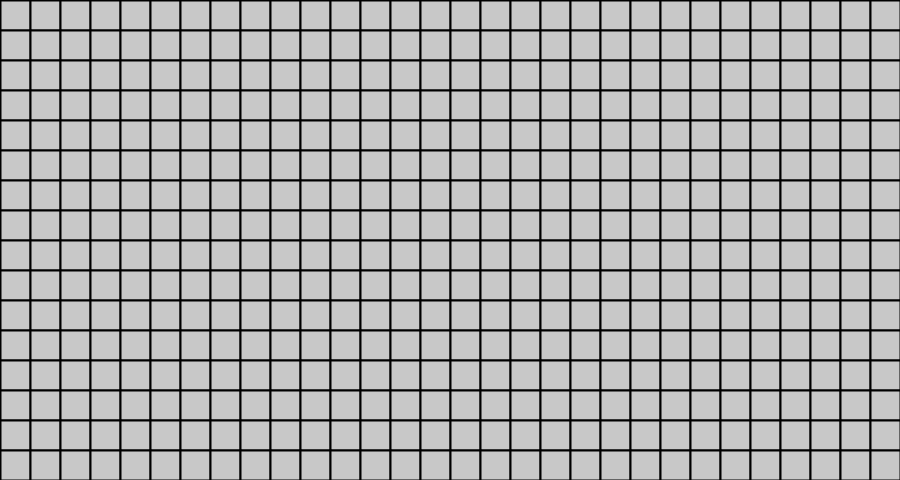
Frame 1 (no input)
Frame 60 (the mouse pressed at the canvas centre just before this capture): identical to frame 1, image omitted
Frame 120 (the mouse held since frame 60 and released just before this capture): identical to frame 1, image omitted

The Processing sketch that drew this single still picture (run headless with seeded random() and noise(); from frame 60 on, the mouse is pressed at the canvas centre):

// Processing sketch: MineSweeper
// ── MineSweeper.pde
int scl = 30;
int bombs = 99;

int cols;
int rows;

int amountToWin;

ArrayList<Cell> cells = new ArrayList<Cell>();

boolean gameOver = false;
boolean gameWon = false;

boolean firstClick = true;

boolean doBot = false;


void setup() {

  size(900, 480);

  cols = floor(width / scl);
  rows = floor(height / scl);

  println("Cols: " + cols);
  println("Rows: " + rows);
  println("Total: " + (rows * cols));

  for (int j = 0; j < rows; j++) {

    for (int i = 0; i < cols; i++) {

      Cell cell = new Cell(i, j);
      cells.add(cell);
    }
  }
}

void draw() {

  background(51);

  int shown = 0;

  for (Cell c : cells) {

    c.show();
    if (c.isClicked) {
      shown += 1;
    }
    if (shown == amountToWin && !firstClick) {
      gameWon = true;
    }
  }

  if (gameOver) {
    fill(0);
    textSize(100);
    textAlign(CENTER);
    text("YOU LOSE!", width / 2, height / 3);
  } else if (gameWon) {
    fill(0);
    textSize(100);
    textAlign(CENTER);
    text("YOU WIN!", width / 2, height / 3);
  }

  if (doBot && (!gameOver || !gameWon)) {
    bot();
    textSize(25);
    textAlign(CENTER);
    fill(0);
    text("bot", width / 2, height / 2);
  }
}

void keyPressed() {
  if (key == 'r') {
    restart();
  } else if (key == 'b') {
    doBot = !doBot;
  } else if (key == 's') {
    speed = !speed;
  } else if (key == 'q') {
    int i = floor(mouseX / scl);
    int j = floor(mouseY / scl);
    reavalueate(i, j);
    int index = i + (j * cols);
    println(cells.get(index).chance, cells.get(index + cols).chance);
  }
}

void restart() {
  firstClick = true;
  gameOver = false;
  gameWon = false;

  trys = 0;
  indexI = 0;
  indexJ = 0;

  cells = new ArrayList<Cell>();

  for (int j = 0; j < rows; j++) {

    for (int i = 0; i < cols; i++) {

      Cell cell = new Cell(i, j);
      cells.add(cell);
    }
  }
}

void mousePressed() {

  int i = floor(mouseX / scl);
  int j = floor(mouseY / scl);
  Cell c = cells.get(i + (j * cols));

  if (!gameOver && !gameWon) {
    if (mouseButton == LEFT) {
      if (firstClick) {

        addBomb(i, j);
        firstClick = false;
      }
      if (!c.isFlaged) {
        c.isClicked = true;
        clearAround(i, j, c);
      }
    } else if (mouseButton == RIGHT) {
      if (!c.isClicked || c.isFlaged) {
        c.isFlaged = !c.isFlaged;
      }
    }
  }
}

void clearAround(int i, int j, Cell c) {
  int flagged = 0;

  int index = i + (j * cols);

  if (i != cols - 1) {
    if (cells.get(index + 1).isFlaged) {
      flagged++;
    }
  }
  if (i != 0) {
    if (cells.get(index - 1).isFlaged) {
      flagged++;
    }
  }

  if (j != 0) {
    if (cells.get(index - cols).isFlaged) {
      flagged++;
    }
  }
  if (j != 0 && i != 0) {
    if (cells.get(index - cols - 1).isFlaged) {
      flagged++;
    }
  }
  if (j != 0 && i != cols - 1) {
    if (cells.get(index - cols + 1).isFlaged) {
      flagged++;
    }
  }

  if (j != rows - 1) {
    if (cells.get(index + cols).isFlaged) {
      flagged++;
    }
  }
  if (j != rows - 1 && i != 0) {
    if (cells.get(index + cols - 1).isFlaged) {
      flagged++;
    }
  }
  if (j != rows - 1 && i != cols - 1) {
    if (cells.get(index + cols + 1).isFlaged) {
      flagged++;
    }
  }

  if (flagged == c.nearBomb && !c.hasBomb) {

    if (!c.isFlaged) {

      c.completed = true;
      c.isClicked = true;
    }

    if (i != cols - 1) {
      if (!cells.get(index + 1).isClicked && !cells.get(index + 1).isFlaged) {
        cells.get(index + 1).isClicked = true;
        if (cells.get(index + 1).nearBomb == 0) {
          clearAround(i + 1, j, cells.get(index + 1));
        }
      }
    }
    if (i != 0) {
      if (!cells.get(index - 1).isClicked && !cells.get(index - 1).isFlaged) {
        cells.get(index - 1).isClicked = true;
        if (cells.get(index - 1).nearBomb == 0) {
          clearAround(i - 1, j, cells.get(index - 1));
        }
      }
    }

    if (j != 0) {
      if (!cells.get(index - cols).isClicked && !cells.get(index - cols).isFlaged) {
        cells.get(index - cols).isClicked = true;
        if (cells.get(index - cols).nearBomb == 0) {
          clearAround(i, j - 1, cells.get(index - cols));
        }
      }
    }
    if (j != 0 && i != 0) {
      if (!cells.get(index - cols - 1).isClicked && !cells.get(index - cols - 1).isFlaged) {
        cells.get(index - cols - 1).isClicked = true;
        if (cells.get(index - cols - 1).nearBomb == 0) {
          clearAround(i - 1, j - 1, cells.get(index  - cols - 1));
        }
      }
    }
    if (j != 0 && i != cols - 1) {
      if (!cells.get(index - cols + 1).isClicked && !cells.get(index - cols + 1).isFlaged) {
        cells.get(index - cols + 1).isClicked = true;
        if (cells.get(index - cols + 1).nearBomb == 0) {
          clearAround(i + 1, j - 1, cells.get(index - cols + 1));
        }
      }
    }

    if (j != rows - 1) {
      if (!cells.get(index + cols).isClicked && !cells.get(index + cols).isFlaged) {
        cells.get(index + cols).isClicked = true;
        if (cells.get(index + cols).nearBomb == 0) {
          clearAround(i, j + 1, cells.get(index + cols));
        }
      }
    }
    if (j != rows - 1 && i != 0) {
      if (!cells.get(index + cols - 1).isClicked && !cells.get(index + cols - 1).isFlaged) {
        cells.get(index + cols - 1).isClicked = true;
        if (cells.get(index + cols - 1).nearBomb == 0) {
          clearAround(i - 1, j + 1, cells.get(index + cols - 1));
        }
      }
    }
    if (j != rows - 1 && i != cols - 1) {
      if (!cells.get(index + cols + 1).isClicked && !cells.get(index + cols + 1).isFlaged) {
        cells.get(index + cols + 1).isClicked = true;
        if (cells.get(index + cols + 1).nearBomb == 0) {
          clearAround(i + 1, j + 1, cells.get(index + cols + 1));
        }
      }
    }
  }
}

void getCount() {


  for (int i = 0; i < cols; i++) {
    for (int j = 0; j < rows; j++) {

      int index = i + (j * cols);

      Cell c = cells.get(index);
      c.nearBomb = 0;

      if (i != cols - 1) {
        if (cells.get(index + 1).hasBomb) {
          c.nearBomb++;
        }
      }
      if (i != 0) {
        if (cells.get(index - 1).hasBomb) {
          c.nearBomb++;
        }
      }

      if (j != 0) {
        if (cells.get(index - cols).hasBomb) {
          c.nearBomb++;
        }
      }
      if (j != 0 && i != 0) {
        if (cells.get(index - cols - 1).hasBomb) {
          c.nearBomb++;
        }
      }
      if (j != 0 && i != cols - 1) {
        if (cells.get(index - cols + 1).hasBomb) {
          c.nearBomb++;
        }
      }

      if (j != rows - 1) {
        if (cells.get(index + cols).hasBomb) {
          c.nearBomb++;
        }
      }
      if (j != rows - 1 && i != 0) {
        if (cells.get(index + cols - 1).hasBomb) {
          c.nearBomb++;
        }
      }
      if (j != rows - 1 && i != cols - 1) {
        if (cells.get(index + cols + 1).hasBomb) {
          c.nearBomb++;
        }
      }
    }
  }
}

void addBomb(int i, int j) {

  int total = cols * rows;

  if (bombs > total) {
    bombs = total;
  }

  int totalBombs = 0;
  int trys = 0;

  while (totalBombs < bombs) {

    int q = floor(random(total));

    Cell c = cells.get(q);

    if (!c.hasBomb && c != cells.get(i + (j * cols))) {
      c.hasBomb = true;
      totalBombs++;
    }

    if (trys >= bombs * 10) {
      totalBombs = bombs;
    }
    trys++;
  }

  amountToWin = total - totalBombs;

  getCount();
}
// ── Bot.pde
boolean speed = false;
boolean logic = false;

int trys = 0;

int indexI = 0;
int indexJ = 0;

void bot() {

  if (gameOver) {
    restart();
  } else {

    if (trys < 50) {

      int k = floor(random(cols));
      int j = floor(random(rows));

      if (firstClick) {

        addBomb(k, j);
        firstClick = false;
      }

      Cell c = cells.get(k + (j * cols));

      c.isClicked = true;

      clearAround(k, j, c);

      if (c.nearBomb == 0) {
        trys = 999;
      }

      trys++;
    } else {

      if (!speed) {

        logic = true;

        for (int d = 0; d < 2; d++) {

          for (int i = 0; i < cols; i++) {
            for (int j = 0; j < rows; j++) {
              Cell c = cells.get(i + (j * cols));

              if (c.isClicked && c.hasBomb) {
                gameOver = true;
              }

              if (!gameOver) {
                checkAndClear(i, j, c);
              }
            }
          }
        }
        if (logic && (!gameOver || !gameWon)) {

          for (int i = 0; i < cols; i++) {
            for (int j = 0; j < rows; j++) {

              if (cells.get(i + (j * cols)).isClicked && !cells.get(i + (j * cols)).completed) {
                reavalueate(i, j);
              }
            }
          }
          for (int i = 0; i < cols; i++) {
            for (int j = 0; j < rows; j++) {

              Cell c = cells.get(i + (j * cols));

              if (!c.isClicked && !c.isFlaged) {
                c.calculate();
                c.posibil.clear();
                checkAndClear(i, j, c);
              }
            }
          }

          Cell origanal = new Cell(-1, -1);
          Cell best = origanal;

          for (int i = 0; i < cols; i++) {

            for (int j = 0; j < rows; j++) {

              Cell c = cells.get(i + (j * cols));

              if (!c.isClicked && !c.isFlaged) {

                if (c.chance > best.chance) {
                  best = c;
                }
              }
            }
          }

          if (best != origanal) {
            best.isFlaged = true;
            //println(best.chance, best.i, best.j);
          } 

          for (int i = 0; i < cols; i++) {
            for (int j = 0; j < rows; j++) {
              Cell c = cells.get(i + (j * cols));
              c.chance = 0;
              checkAndClear(i, j, c);
            }
          }
        }
      } else {

        Cell c = cells.get(indexI + (indexJ * cols));


        if (c.isClicked && !c.completed) {

          int n = arround(indexI, indexJ);

          if (n == c.nearBomb) {
            makeAroundFlaged(indexI, indexJ);
          }
          clearAround(indexI, indexJ, c);
        }
        l = 0;
        next();
      }
    }
  }
}

void checkAndClear(int i, int j, Cell c) {
  if (c.isClicked && !c.completed) {

    int n = arround(i, j);

    if (n == c.nearBomb) {
      logic = false;
      makeAroundFlaged(i, j);
    }
  }
  clearAround(i, j, c);
}

int l = 0;
void next() {
  indexI++;

  if (indexI == cols) {
    indexJ++;
    indexI = 0;
    if (indexJ == rows) {
      indexJ = 0;
    }
  }
  l++;
  if (l < cols * rows) {
    if (!cells.get(indexI +(indexJ * cols)).isClicked 
      && !cells.get(indexI +(indexJ * cols)).completed) {
      next();
    }
  }
}

void reavalueate(int i, int j) {

  int near = 0;

  int index = i + (j * cols);
  int left = cells.get(index).nearBomb;

  if (cells.get(index).nearBomb != 0) {

    if (i != cols - 1) {
      if (cells.get(index + 1).isFlaged) {
        left--;
      }
      if (!cells.get(index + 1).isClicked && !cells.get(index + 1).isFlaged) {
        near += 1;
      }
    }
    if (i != 0) {
      if (cells.get(index - 1).isFlaged) {
        left--;
      }
      if (!cells.get(index - 1).isClicked && !cells.get(index - 1).isFlaged) {
        near += 1;
      }
    }

    if (j != 0) {
      if (cells.get(index - cols).isFlaged) {
        left--;
      }
      if (!cells.get(index - cols).isClicked && !cells.get(index - cols).isFlaged) {
        near += 1;
      }
    }
    if (j != 0 && i != 0) {
      if (cells.get(index - cols - 1).isFlaged) {
        left--;
      }
      if (!cells.get(index - cols - 1).isClicked && !cells.get(index - cols - 1).isFlaged) {
        near += 1;
      }
    }
    if (j != 0 && i != cols - 1) {
      if (cells.get(index - cols + 1).isFlaged) {
        left--;
      }
      if (!cells.get(index - cols + 1).isClicked && !cells.get(index - cols + 1).isFlaged) {
        near += 1;
      }
    }

    if (j != rows - 1) {
      if (cells.get(index + cols).isFlaged) {
        left--;
      }
      if (!cells.get(index + cols).isClicked && !cells.get(index + cols).isFlaged) {
        near += 1;
      }
    }
    if (j != rows - 1 && i != 0) {
      if (cells.get(index + cols - 1).isFlaged) {
        left--;
      }
      if (!cells.get(index + cols - 1).isClicked && !cells.get(index + cols - 1).isFlaged) {
        near += 1;
      }
    }
    if (j != rows - 1 && i != cols - 1) {
      if (cells.get(index + cols + 1).isFlaged) {
        left--;
      }
      if (!cells.get(index + cols + 1).isClicked && !cells.get(index + cols + 1).isFlaged) {
        near += 1;
      }
    }
  }
  if (left > 0 && near > 0) {

    float x = ((100 * left) / near);

    if (i != cols - 1) {
      if (!cells.get(index + 1).isClicked && !cells.get(index + 1).isFlaged) {
        cells.get(index + 1).posibil.append(x);
      }
    }
    if (i != 0) {
      if (!cells.get(index - 1).isClicked && !cells.get(index - 1).isFlaged) {
        cells.get(index - 1).posibil.append(x);
      }
    }

    if (j != 0) {
      if (!cells.get(index - cols).isClicked && !cells.get(index - cols).isFlaged) {
        cells.get(index - cols).posibil.append(x);
      }
    }
    if (j != 0 && i != 0) {
      if (!cells.get(index - cols - 1).isClicked && !cells.get(index - cols - 1).isFlaged) {
        cells.get(index - cols - 1).posibil.append(x);
      }
    }
    if (j != 0 && i != cols - 1) {
      if (!cells.get(index - cols + 1).isClicked && !cells.get(index - cols + 1).isFlaged) {
        cells.get(index - cols + 1).posibil.append(x);
      }
    }

    if (j != rows - 1) {
      if (!cells.get(index + cols).isClicked && !cells.get(index + cols).isFlaged) {
        cells.get(index + cols).posibil.append(x);
      }
    }
    if (j != rows - 1 && i != 0) {
      if (!cells.get(index + cols - 1).isClicked && !cells.get(index + cols - 1).isFlaged) {
        cells.get(index + cols - 1).posibil.append(x);
      }
    }
    if (j != rows - 1 && i != cols - 1) {
      if (!cells.get(index + cols + 1).isClicked && !cells.get(index + cols + 1).isFlaged) {
        cells.get(index + cols + 1).posibil.append(x);
      }
    }
  } else {
    cells.get(index).completed = true;
  }
}

void clearAllAround(int i, int j) {

  int index = i + (j * cols);

  clearAround(i, j, cells.get(index));

  if (i != cols - 1) {
    clearAround(i + 1, j, cells.get(index + 1));
  }
  if (i != 0) {
    clearAround(i - 1, j, cells.get(index - 1));
  }
  if (j != 0) {
    clearAround(i, j - 1, cells.get(index - cols));
  }
  if (j != 0 && i != 0) {
    clearAround(i - 1, j - 1, cells.get(index - cols - 1));
  }
  if (j != 0 && i != cols - 1) {
    clearAround(i + 1, j - 1, cells.get(index - cols + 1));
  }
  if (j != rows - 1) {
    clearAround(i, j + 1, cells.get(index + cols));
  }
  if (j != rows - 1 && i != 0) {
    clearAround(i - 1, j + 1, cells.get(index + cols - 1));
  }
  if (j != rows - 1 && i != cols - 1) {
    clearAround(i + 1, j + 1, cells.get(index + cols + 1));
  }
}

void makeAroundFlaged(int i, int j) {

  int index = i + (j * cols);

  if (i != cols - 1) {
    if (!cells.get(index + 1).isFlaged && !cells.get(index + 1).isClicked) {
      cells.get(index + 1).isFlaged = true;
    }
  }
  if (i != 0) {
    if (!cells.get(index - 1).isFlaged && !cells.get(index - 1).isClicked) {
      cells.get(index - 1).isFlaged = true;
    }
  }

  if (j != 0) {
    if (!cells.get(index - cols).isFlaged && !cells.get(index - cols).isClicked) {
      cells.get(index - cols).isFlaged = true;
    }
  }
  if (j != 0 && i != 0) {
    if (!cells.get(index - cols - 1).isFlaged && !cells.get(index - cols - 1).isClicked) {
      cells.get(index - cols - 1).isFlaged = true;
    }
  }
  if (j != 0 && i != cols - 1) {
    if (!cells.get(index - cols + 1).isFlaged && !cells.get(index - cols + 1).isClicked) {
      cells.get(index - cols + 1).isFlaged = true;
    }
  }

  if (j != rows - 1) {
    if (!cells.get(index + cols).isFlaged && !cells.get(index + cols).isClicked) {
      cells.get(index + cols).isFlaged = true;
    }
  }
  if (j != rows - 1 && i != 0) {
    if (!cells.get(index + cols - 1).isFlaged && !cells.get(index + cols - 1).isClicked) {
      cells.get(index + cols - 1).isFlaged = true;
    }
  }
  if (j != rows - 1 && i != cols - 1) {
    if (!cells.get(index + cols + 1).isFlaged && !cells.get(index + cols + 1).isClicked) {
      cells.get(index + cols + 1).isFlaged = true;
    }
  }

  cells.get(index).completed = true;
}

int arround(int i, int j) {

  int near = 0;

  int index = i + (j * cols);

  if (cells.get(index).nearBomb != 0) {

    if (i != cols - 1) {
      if (!cells.get(index + 1).isClicked) {
        near += 1;
      }
    }
    if (i != 0) {
      if (!cells.get(index - 1).isClicked) {
        near += 1;
      }
    }

    if (j != 0) {
      if (!cells.get(index - cols).isClicked) {
        near += 1;
      }
    }
    if (j != 0 && i != 0) {
      if (!cells.get(index - cols - 1).isClicked) {
        near += 1;
      }
    }
    if (j != 0 && i != cols - 1) {
      if (!cells.get(index - cols + 1).isClicked) {
        near += 1;
      }
    }

    if (j != rows - 1) {
      if (!cells.get(index + cols).isClicked) {
        near += 1;
      }
    }
    if (j != rows - 1 && i != 0) {
      if (!cells.get(index + cols - 1).isClicked) {
        near += 1;
      }
    }
    if (j != rows - 1 && i != cols - 1) {
      if (!cells.get(index + cols + 1).isClicked) {
        near += 1;
      }
    }
  } else {
    near = 999;
  }

  return near;
}
// ── Cells.pde
class Cell {

  int i;
  int j;

  int nearBomb = 0;

  boolean hasBomb = false;
  boolean isClicked = false;
  boolean isFlaged = false;

  boolean completed = false;

  FloatList posibil = new FloatList();
  float chance = 0;

  Cell(int i, int j) {

    this.i = i;
    this.j = j;
  }

  void calculate() {
    
    for (float p : posibil) {
      chance += p;
      if (p >= 99){
        chance += p * 3;
      }
    }
    
    chance /= posibil.size();
  }

  void show() {

    int x = i * scl;
    int y = j * scl;

    stroke(0);
    strokeWeight(2);

    fill(200);

    if (isFlaged || (gameWon && hasBomb)) {
      fill(255, 0, 0);
    } else if (isClicked) {
      fill(200, 150, 255);
    }

    rect(x, y, scl, scl);

    if (gameOver || gameWon) {
      if (hasBomb) {
        fill(155);
        ellipseMode(CORNER);
        float smulScl = scl / 1.5;
        ellipse(x + smulScl / 3.5, y + smulScl / 3.5, smulScl, smulScl);
      }
    }

    textSize(scl);
    textAlign(CORNER);

    if (isClicked) {
      if (hasBomb) {
        gameOver = true;
        fill(255, 0, 0);
        text("X", x + scl / 5, y + scl - 2);
      } else if (nearBomb == 1) {
        fill(0, 0, 255);
        text("1", x + scl / 5, y + scl - 2);
      } else if (nearBomb == 2) {
        fill(0, 255, 0);
        text("2", x + scl / 5, y + scl - 2);
      } else if (nearBomb == 3) {
        fill(255, 0, 0);
        text("3", x + scl / 5, y + scl - 2);
      } else if (nearBomb == 4) {
        fill(0, 0, 150);
        text("4", x + scl / 5, y + scl - 2);
      } else if (nearBomb == 5) {
        fill(150, 0, 0);
        text("5", x + scl / 5, y + scl - 2);
      } else if (nearBomb == 6) {
        fill(100, 255, 100);
        text("6", x + scl / 5, y + scl - 2);
      } else if (nearBomb == 7) {
        fill(100, 100, 255);
        text("7", x + scl / 5, y + scl - 2);
      } else if (nearBomb == 8) {
        fill(100);
        text("8", x + scl / 5, y + scl - 2);
      }
    }
  }
}
